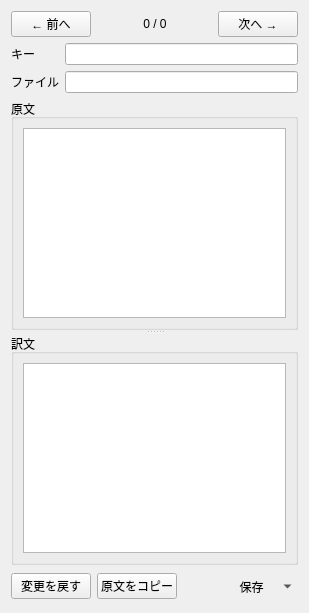
           <widget class="QWidget" name="pageFocus">
            <layout class="QVBoxLayout" name="layoutFocusPage">
             <item>
              <layout class="QHBoxLayout" name="layoutFocusHeader">
               <item>
                <widget class="QPushButton" name="buttonPrevious">
                 <property name="text">
                  <string>← 前へ</string>
                 </property>
                </widget>
               </item>
               <item>
                <spacer name="spacerFocusHeaderLeft">
                 <property name="orientation">
                  <enum>Qt::Orientation::Horizontal</enum>
                 </property>
                 <property name="sizeHint" stdset="0">
                  <size>
                   <width>40</width>
                   <height>20</height>
                  </size>
                 </property>
                </spacer>
               </item>
               <item>
                <widget class="QLabel" name="labelPosition">
                 <property name="text">
                  <string>0 / 0</string>
                 </property>
                 <property name="alignment">
                  <set>Qt::AlignmentFlag::AlignCenter</set>
                 </property>
                </widget>
               </item>
               <item>
                <spacer name="spacerFocusHeaderRight">
                 <property name="orientation">
                  <enum>Qt::Orientation::Horizontal</enum>
                 </property>
                 <property name="sizeHint" stdset="0">
                  <size>
                   <width>40</width>
                   <height>20</height>
                  </size>
                 </property>
                </spacer>
               </item>
               <item>
                <widget class="QPushButton" name="buttonNext">
                 <property name="text">
                  <string>次へ →</string>
                 </property>
                </widget>
               </item>
              </layout>
             </item>
             <item>
              <layout class="QFormLayout" name="layoutKeyInfo">
               <item row="0" column="0">
                <widget class="QLabel" name="labelKeyTitle">
                 <property name="text">
                  <string>キー</string>
                 </property>
                </widget>
               </item>
               <item row="0" column="1">
                <widget class="QLineEdit" name="editKey">
                 <property name="readOnly">
                  <bool>true</bool>
                 </property>
                </widget>
               </item>
               <item row="1" column="0">
                <widget class="QLabel" name="labelFileTitle">
                 <property name="text">
                  <string>ファイル</string>
                 </property>
                </widget>
               </item>
               <item row="1" column="1">
                <widget class="QLineEdit" name="editFile">
                 <property name="readOnly">
                  <bool>true</bool>
                 </property>
                </widget>
               </item>
              </layout>
             </item>
             <item>
              <widget class="QSplitter" name="splitterFocusTexts">
               <property name="orientation">
                <enum>Qt::Orientation::Vertical</enum>
               </property>
               <widget class="QGroupBox" name="groupSource">
                <property name="title">
                 <string>原文</string>
                </property>
                <layout class="QVBoxLayout" name="layoutSource">
                 <item>
                  <widget class="QPlainTextEdit" name="editSource">
                   <property name="readOnly">
                    <bool>true</bool>
                   </property>
                  </widget>
                 </item>
                </layout>
               </widget>
               <widget class="QGroupBox" name="groupTranslation">
                <property name="title">
                 <string>訳文</string>
                </property>
                <layout class="QVBoxLayout" name="layoutTranslation">
                 <item>
                  <widget class="QPlainTextEdit" name="editTranslation"/>
                 </item>
                </layout>
               </widget>
              </widget>
             </item>
             <item>
              <layout class="QHBoxLayout" name="layoutFocusActions">
               <item>
                <widget class="QPushButton" name="buttonRevert">
                 <property name="text">
                  <string>変更を戻す</string>
                 </property>
                </widget>
               </item>
               <item>
                <widget class="QPushButton" name="buttonCopySource">
                 <property name="text">
                  <string>原文をコピー</string>
                 </property>
                </widget>
               </item>
               <item>
                <spacer name="spacerFocusActions">
                 <property name="orientation">
                  <enum>Qt::Orientation::Horizontal</enum>
                 </property>
                 <property name="sizeHint" stdset="0">
                  <size>
                   <width>40</width>
                   <height>20</height>
                  </size>
                 </property>
                </spacer>
               </item>
               <item>
                <widget class="QToolButton" name="buttonSaveSplit">
                 <property name="text">
                  <string>保存</string>
                 </property>
                 <property name="popupMode">
                  <enum>QToolButton::ToolButtonPopupMode::MenuButtonPopup</enum>
                 </property>
                 <property name="toolButtonStyle">
                  <enum>Qt::ToolButtonStyle::ToolButtonTextBesideIcon</enum>
                 </property>
                 <property name="styleSheet">
                  <string notr="true">QToolButton#buttonSaveSplit {
    border-radius: 4px;
    padding: 5px 30px 5px 12px;
}
QToolButton#buttonSaveSplit::menu-button {
    width: 22px;
    border-top-right-radius: 4px;
    border-bottom-right-radius: 4px;
}
QToolButton#buttonSaveSplit::menu-arrow {
    image: url(theme/icons/default/chevron-down.svg);
    width: 12px;
    height: 12px;
}
</string>
                 </property>
                </widget>
               </item>
              </layout>
             </item>
            </layout>
           </widget>
